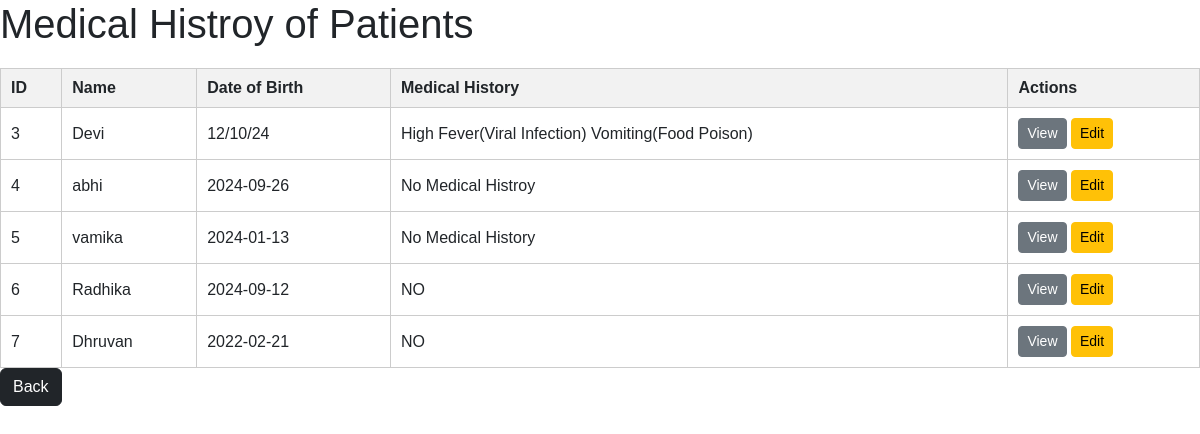
The app's page /patientlist/, older data.
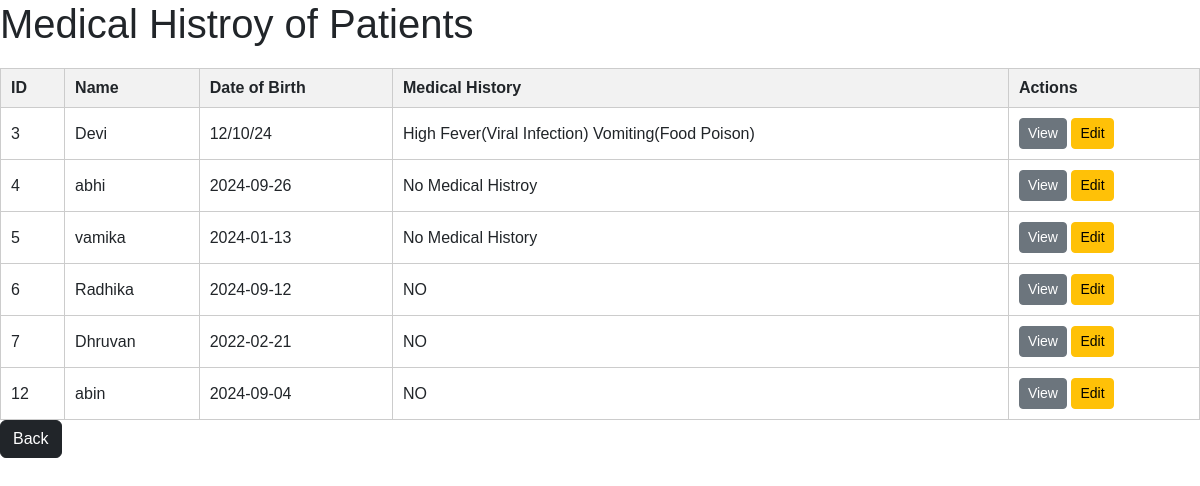
The same page, newer data.
### hostapp/models.py (models this page shows, shortened)
class Patient(models.Model):
    user = models.OneToOneField(User, on_delete=models.CASCADE, related_name='patient_profile',null=True, blank=True)
    name = models.CharField(max_length=100, null=True, blank=True)
    date_of_birth = models.CharField(max_length=100, null=True, blank=True)
    gender = models.CharField(max_length=10, choices=[('Male', 'Male'), ('Female', 'Female'), ('Other', 'Other')], null=True, blank=True)
    address = models.CharField(max_length=255, null=True, blank=True)
    mobile = models.CharField(max_length=15, null=True, blank=True)
    email = models.EmailField(unique=True, null=True, blank=True)
    medical_history = models.TextField(null=True, blank=True)

### hostapp/views.py (the view)
# urls.py: path('patientlist/',views.list_patient_histroy,name='patientlist'),
def list_patient_histroy(request):
    patients = Patient.objects.all()
    return render(request, 'patient_list.html', {'patients': patients})

### templates/patient_list.html (shortened to what this page needs)
{% block content %}
<head>
    <link href="https://cdn.jsdelivr.net/npm/bootstrap@5.3.3/dist/css/bootstrap.min.css" rel="stylesheet">
</head>
<body>
    <h1>Medical Histroy of Patients</h1>
    <table>
        <thead>
            <tr>
                <th>ID</th>
                <th>Name</th>
                <th>Date of Birth</th>
                <th>Medical History</th>
                <th>Actions</th>
            </tr>
        </thead>
        <tbody>
            {% for patient in patients %}
                <tr>
                    <td>{{ patient.id }}</td>
                    <td>{{ patient.name }}</td>
                    <td>{{ patient.date_of_birth }}</td>
                    <td>{{ patient.medical_history|truncatewords:10 }}</td>
                   <td>
                        <a href="" class="btn btn-secondary btn-sm">View</a>
                        <a href="{% url 'update_patient' patient.id %}" class="btn btn-warning btn-sm">Edit</a>
                   </td>
                </tr>
            {% empty %}
                <tr>
                    <td colspan="9">No patients found.</td>
                </tr>
            {% endfor %}
        </tbody>
    </table>
    <a href="{% url 'doctor_dashboard' %}" class="btn btn-dark">Back</a>
{% endblock %}

Row changes from the older to the newer data that the page shows:
added Patient: id "12", name "abin", date_of_birth "2024-09-04", medical_history "NO"
